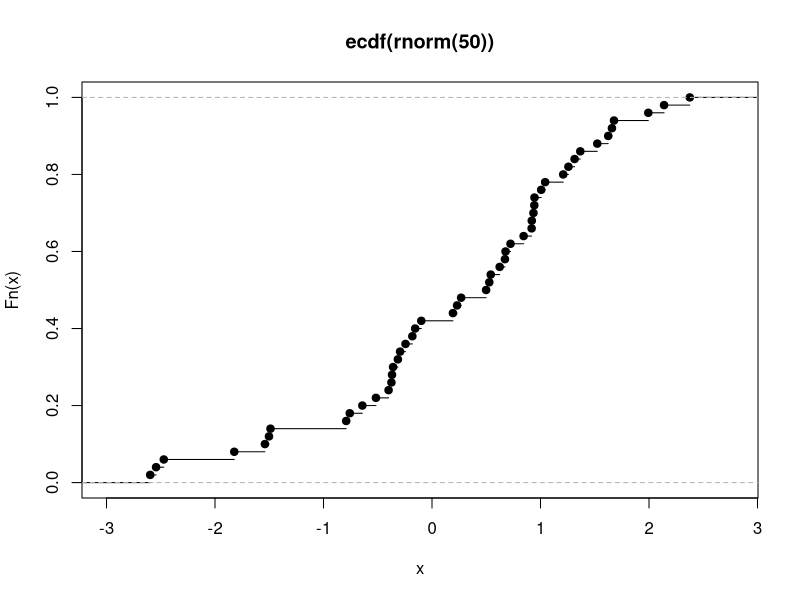

Generate this figure with R:
## ---- chunk 1
an_environment <- new.env()
## ---- chunk 2
an_environment[["pythag"]] <- c(12, 15, 20, 21) #See http://oeis.org/A156683
an_environment$root <- polyroot(c(6, -5, 1))
## ---- chunk 3
assign(
"moonday",
weekdays(as.Date("1966/05/01")),
an_environment
)
## ---- chunk 4
ls(envir = an_environment)
ls.str(envir = an_environment)
## ---- chunk 5
exists("pythag", an_environment)
## ---- chunk 6
#Convert to list
(a_list <- as.list(an_environment))
as.environment(a_list)
list2env(a_list)
## ---- chunk 7
nested_environment <- new.env(parent = an_environment)
exists("pythag", nested_environment)
exists("pythag", nested_environment, inherits = FALSE)
## ---- chunk 8
non_stormers <<- c(3, 7, 8, 13, 17, 18, 21) #See http://oeis.org/A002312
get("non_stormers", envir = globalenv())
head(ls(envir = baseenv()), 20)
## ---- chunk 9
rt
## ---- chunk 10
stats_env <- new.env()
t_dist <- rt(200,1)
assign(
"t-dist-ex",
t_dist,
stats_env
)
## ---- chunk 11
options(scipen=999)
hypotenuse <- function(x, y){
  # format(sqrt(x ^ 2 + y ^ 2), scientific = FALSE)
  sqrt(x ^ 2 + y ^ 2)
}
hypotenuse(10,20)
## ---- chunk 12
hypo_large <- function(x,y){
  max_xy = max(abs(x),abs(y))
  min_xy = min(abs(x),abs(y))
  r = min_xy / max_xy
  # format(max_xy * sqrt(1+r^2),scientific = FALSE)
  max_xy * sqrt(1+r^2)
}
hypo_large(10,20)
## ---- chunk 13
start_time <- Sys.time()
system.time({hypotenuse(12839081902859018902809189658908690849062830946802934860928309468902384068,1923091029309120390192309851894534534534537898643120591)})
hypotenuse(12839081902859018902809189658908690849062830946802934860928309468902384068,1923091029309120390192309851894534534534537898643120591)
end_time <- Sys.time()

end_time - start_time
## ---- chunk 14
start_time <- Sys.time()
system.time({hypo_large(12839081902859018902809189658908690849062830946802934860928309468902384068,1923091029309120390192309851894534534534537898643120591)})
hypotenuse(12839081902859018902809189658908690849062830946802934860928309468902384068,1923091029309120390192309851894534534534537898643120591)
end_time <- Sys.time()

end_time - start_time
## ---- chunk 15
normalize <- function(x, m = mean(x), s = sd(x)){
  (x - m) / s
} 
normalized <- normalize(c(1, 3, 6, 10, 15))
mean(normalized) #almost 0!
sd(normalized)
## ---- chunk 16
normalize(c(1, 3, 6, 10, NA))
## ---- chunk 17
normalize <- function(x, m = mean(x, na.rm = na.rm),
s = sd(x, na.rm = na.rm), na.rm = FALSE){
  (x - m) / s
}
normalize(c(1, 3, 6, 10, NA))
normalize(c(1, 3, 6, 10, NA), na.rm = TRUE)
## ---- chunk 18
normalize <- function(x, m = mean(x, ...), s = sd(x, ...), ...){
  (x - m) / s
}
normalize(c(1, 3, 6, 10, NA))
normalize(c(1, 3, 6, 10, NA), na.rm = TRUE)
## ---- chunk 19
do.call(hypotenuse, list(x = 3, y = 4)) # This is the same as hypotenuse(3,4)
## ---- chunk 20
dfr1 <- data.frame(x = 1:5, y = rt(5, 1))
dfr2 <- data.frame(x = 6:10, y = rf(5, 1, 1))
dfr3 <- data.frame(x = 11:15, y = rbeta(5, 1, 1))
do.call(rbind, list(dfr1, dfr2, dfr3)) #same as rbind(dfr1, dfr2, dfr3)
## ---- chunk 21
x_plus_y <- function(x, y) x + y
do.call(x_plus_y, list(1:5, 5:1))
#is the same as
do.call(function(x, y) x + y, list(1:5, 5:1))
## ---- chunk 22
(emp_cum_dist_fn <- ecdf(rnorm(50)))
is.function(emp_cum_dist_fn)
plot(emp_cum_dist_fn)
## ---- chunk 23
f <- function(x)
{
  y <- 1
  g <- function(x)
  {
    (x + y) / 2 #y is used, but is not a formal argument of g
  }
  g(x)
}
f(sqrt(5)) #It works! y is magically found in the environment of f
## ---- chunk 24
y <- 19

h2 <- function(x)
{
  if(runif(1) > 0.5) y <- 12
  x * y
}

replicate(10, h2(9))
## ---- chunk 25
c(
  "You should use double quotes most of the time",
  'Single quotes are better for including " inside the string'
)
## ---- chunk 26
paste(c("red", "yellow"), "lorry")
paste(c("red", "yellow"), "lorry", sep = "-")
paste(c("red", "yellow"), "lorry", collapse = ", ")
paste0(c("red", "yellow"), "lorry")
## ---- chunk 27
x <- (1:15) ^ 2
toString(x)
toString(x, width = 40)
## ---- chunk 28
x <- c(
"I", "saw", "a", "saw", "that", "could", "out",
"saw", "any", "other", "saw", "I", "ever", "saw"
)
y <- noquote(x)
x
y
## ---- chunk 29
pow <- 1:6
(powers_of_e <- exp(pow))
formatC(powers_of_e)
formatC(powers_of_e, digits = 3) #3 sig figs
formatC(powers_of_e, digits = 3, width = 10) #preceding spaces
formatC(powers_of_e, digits = 3, format = "e") #scientific formatting
formatC(powers_of_e, digits = 3, flag = "+") #precede +ve values with +
